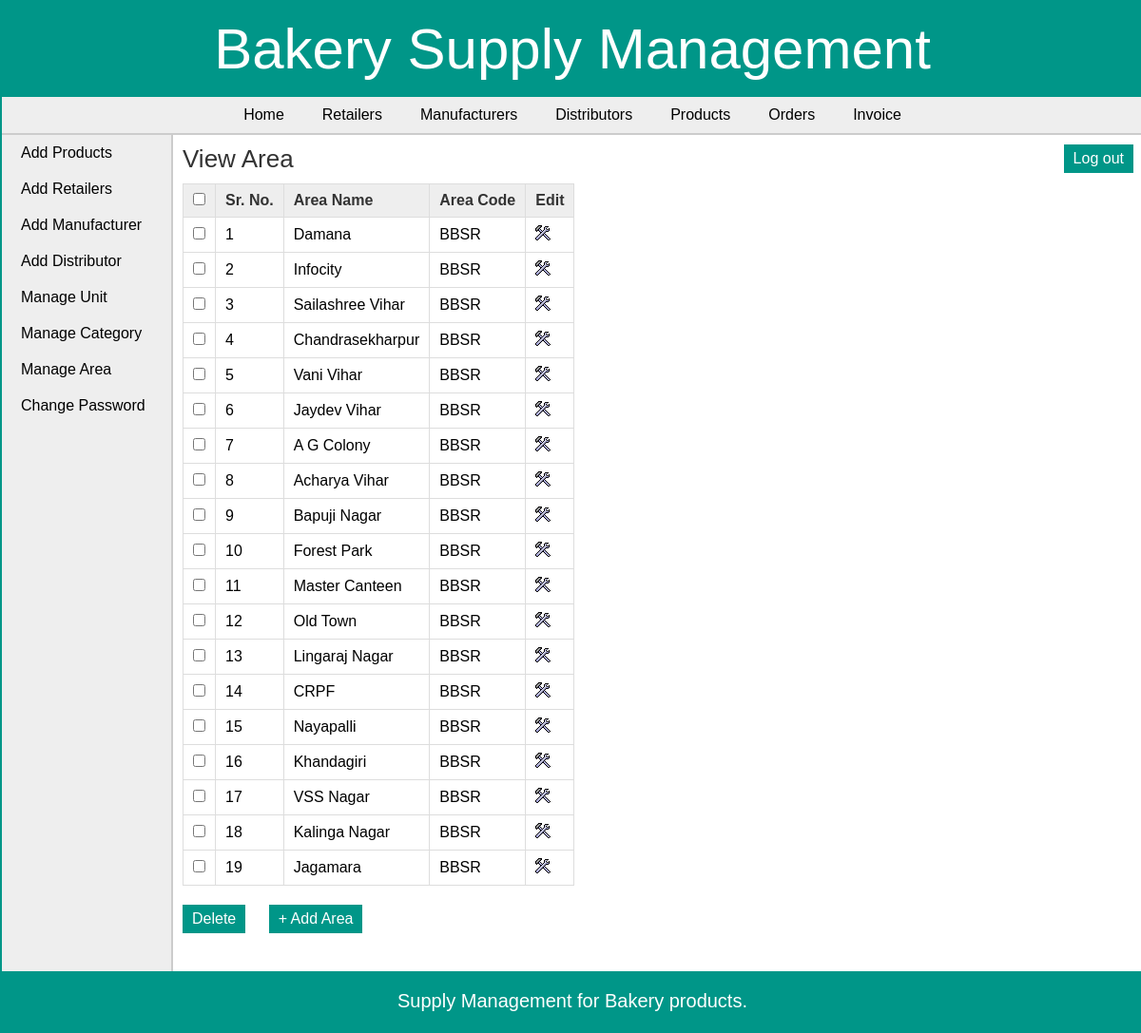
The app's page /admin/view_area.php (signed in) with its own data.
### tables this page shows
CREATE TABLE `area` (
  `area_id` int(11) NOT NULL,
  `area_name` varchar(50) NOT NULL,
  `area_code` varchar(10) NOT NULL
);

### admin/view_area.php (the view, shortened to what this page needs)
<?php
	include("../includes/config.php");
	if(isset($_SESSION['admin_login'])) {
		if($_SESSION['admin_login'] == true) {
			$query_selectArea = "SELECT * FROM area";
			$result_selectArea = mysqli_query($con,$query_selectArea);
		}
		else {
			header('Location:../index.php');
		}
	}
	else {
		header('Location:../index.php');
	}
?>
<!DOCTYPE html>
<html>
<head>
	<link rel="stylesheet" href="../includes/main_style.css" >
</head>
<body>
	<?php
		include("../includes/header.inc.php");
		include("../includes/nav_admin.inc.php");
		include("../includes/aside_admin.inc.php");
	?>
	<section>
		<h1>View Area</h1>
		<form action="" method="POST" class="form">
		<table class="table_displayData">
			<tr>
				<th> <input type="checkbox" onClick="toggle(this)" /> </th>
				<th>Sr. No.</th>
				<th>Area Name</th>
				<th>Area Code</th>
				<th> Edit </th>
			</tr>
			<?php $i=1; while($row_selectArea = mysqli_fetch_array($result_selectArea)) { ?>
			<tr>
				<td> <input type="checkbox" name="chkId[]" value="<?php echo $row_selectArea['area_id']; ?>" /> </td>
				<td> <?php echo $i; ?> </td>
				<td> <?php echo $row_selectArea['area_name']; ?> </td>
				<td> <?php echo $row_selectArea['area_code']; ?> </td>
				<td> <a href="edit_area.php?id=<?php echo $row_selectArea['area_id']; ?>"><img src="../images/edit.png" alt="edit" /></a> </td>
			</tr>
			<?php $i++; } ?>
		</table>
		<input type="submit" value="Delete" class="submit_button"/>
		<a href="add_area.php"><input type="button" value="+ Add Area" class="submit_button"/></a>
		</form>
	</section>
	<?php
		include("../includes/footer.inc.php");
	?>
</body>
</html>

### includes/main_style.css (style rules this page uses)
* { font-family: arial,sans-serif; margin:0px; padding:0px; }
body { width:1200px; margin:auto; border:2px solid #009688; }
a { text-decoration:none; }
.submit_button { font-size:16px; margin-top:20px; margin-right:20px; padding:6px 10px; background-color:#009688; border:none; color:white; }
section { width:1000px; padding:10px; padding-bottom:40px; }
section h1 { margin-bottom:10px; font-weight:normal; color:#333; font-size: 26px; }
table { border-collapse: collapse; }
.table_displayData td, .table_displayData th { border:1px solid #ddd; padding: 8px 10px; text-align: left; }
.table_displayData th { background-color:#eee; color:#333; }

### records on screen
area: area_name "Damana", area_code "BBSR"
area: area_name "Infocity", area_code "BBSR"
area: area_name "Sailashree Vihar", area_code "BBSR"
area: area_name "Chandrasekharpur", area_code "BBSR"
area: area_name "Vani Vihar", area_code "BBSR"
area: area_name "Jaydev Vihar", area_code "BBSR"
area: area_name "A G Colony", area_code "BBSR"
area: area_name "Acharya Vihar", area_code "BBSR"
area: area_name "Bapuji Nagar", area_code "BBSR"
area: area_name "Forest Park", area_code "BBSR"
area: area_name "Master Canteen", area_code "BBSR"
area: area_name "Old Town", area_code "BBSR"
area: area_name "Lingaraj Nagar", area_code "BBSR"
area: area_name "CRPF", area_code "BBSR"
area: area_name "Nayapalli", area_code "BBSR"
area: area_name "Khandagiri", area_code "BBSR"
area: area_name "VSS Nagar", area_code "BBSR"
area: area_name "Kalinga Nagar", area_code "BBSR"
area: area_name "Jagamara", area_code "BBSR"
